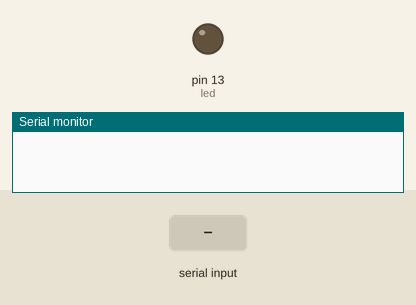
Recording of a sketch running on a simulated Arduino Uno, built with avr-gcc and run on an emulated ATmega328P. On the bench: output pins drawn as LEDs (lit = HIGH), the last lines printed to the serial monitor. Dashed ring = blinking. Inputs (shaded band) come from the test bench. EEPROM starts erased.

Above: at 1.2 s.
1.3 s: "w90\n" received over Serial
At 1.5 s:
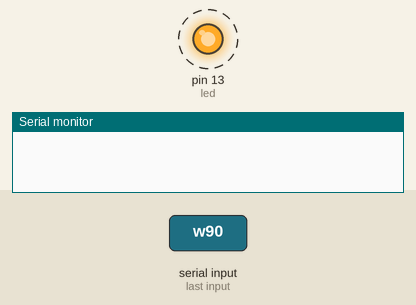
3.5 s: "r90\n" received over Serial
At 3.7 s:
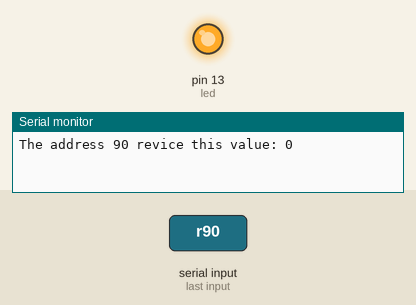
Timing chart, 0 to 6.5 s (numbered marks = the images above; inputs shaded):
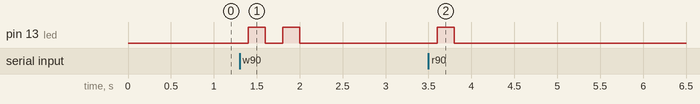

Measured:
- after the input at 1.3 s, pin 13 (led): alternates HIGH for 0.20 s and LOW for 0.20 s, 4 changes in all, then stays LOW, starting after 0.10 s
- after the input at 3.5 s, pin 13 (led): LOW → HIGH after 0.10 s, → LOW 0.20 s later

The sketch:

eeprom-serial.ino
```cpp
/* Must recevive r ou w from serial and write on eeprom.
  If read command is sucess blink a led one time
  If write sucess blink led two times
  by: isca0 --> igorsca at gmail dot com
*/
#include <EEPROM.h>

char buffer[10];
int r, w;
int led = 13;
int addr = 0;
byte value;

void blinker(int pisca){
  while (pisca != 0){
    digitalWrite(led, 1);
    delay(200);
    digitalWrite(led, 0);
    delay(200);
    pisca--;
  }
}

void eeread(char* data){
  if (data[0] == 'r') {
    addr = strtol(data+1, NULL,10);
    addr = constrain(addr,0,1023);
    value = EEPROM.read(addr);
    blinker(1);
    Serial.print("The address ");
    Serial.print(addr);
    Serial.print(" has this value: ");
    Serial.println(value);
  }
}

void eewrite(char* data){
  if (data[0] == 'w') {
    char * newvalue;
    newvalue = strtok(data+1, ",");

    while (newvalue != NULL) {
      newvalue = strtok(NULL, ",");
      break;
    }

    int Ans = strtol(newvalue,NULL,10);
    value = constrain(Ans,0,255);
    addr = strtol(data+1, NULL,10);
    addr = constrain(addr,0,1023);
    EEPROM.write(addr,value);
    blinker(2);
    Serial.print("The address ");
    Serial.print(addr);
    Serial.print(" revice this value: ");
    Serial.println(value);
  }
}

void setup() {
  // put your setup code here, to run once:
  Serial.begin(115200);
  Serial.flush();
  pinMode(led, OUTPUT);
}

void loop() {
  // put your main code here, to run repeatedly:
  if (Serial.available() > 0) {
    int index=0;
    delay(100); //espaco pro buffer
    int numChar = Serial.available();

    if (numChar>9) {
      numChar=9;
    }

    while (numChar--) {
      buffer[index++] = Serial.read();
    }

    eeread(buffer);
    eewrite(buffer);

    for (int  x=0; x<10;x++){
      buffer[x]='\0';
    }

    Serial.flush();
  }
}
```
